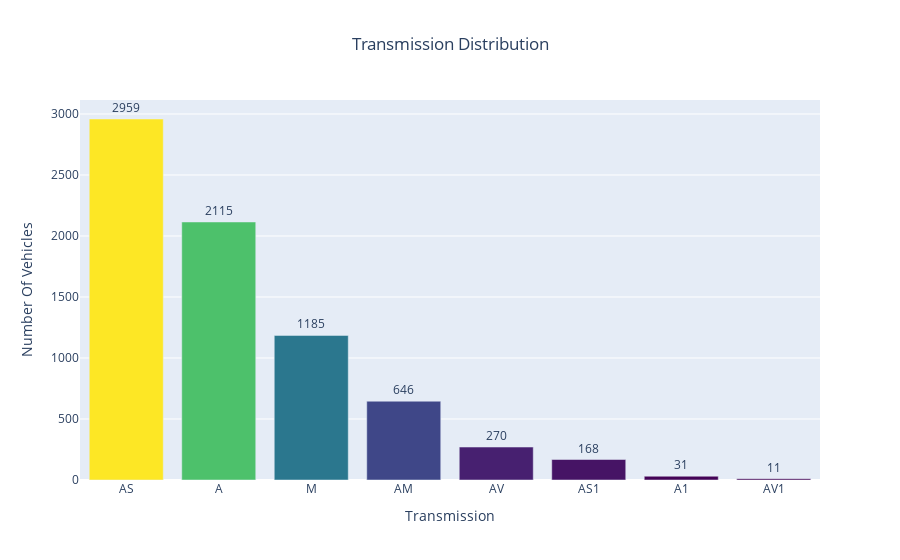

The notebook cell saved with this chart:
### Code cell
df_Transmission=df['Transmission'].value_counts().reset_index().rename(columns={'index':'Transmission','Transmission':'Count'})

fig = go.Figure(go.Bar(
    x=df_Transmission['Transmission'],y=df_Transmission['Count'],
    marker={'color': df_Transmission['Count'], 
    'colorscale': 'Viridis'},  
    text=df_Transmission['Count'],
    textposition = "outside",
))
fig.update_layout(title_text='Transmission Distribution ',xaxis_title="Transmission ",yaxis_title="Number Of Vehicles ",title_x=0.5)
fig.show()

### Figure 1 — Plotly figure (JSON) as saved in the notebook; plotly's stock layout.template omitted (floating-point values rounded to 4 significant figures)
{"data": [{"marker": {"color": [2959, 2115, 1185, 646, 270, 168, 31, 11], "colorscale": [[0, "#440154"], [0.1111, "#482878"], [0.2222, "#3e4989"], [0.3333, "#31688e"], [0.4444, "#26828e"], [0.5556, "#1f9e89"], [0.6667, "#35b779"], [0.7778, "#6ece58"], [0.8889, "#b5de2b"], [1, "#fde725"]]}, "text": [2959, 2115, 1185, 646, 270, 168, 31, 11], "textposition": "outside", "type": "bar", "x": ["AS", "A", "M", "AM", "AV", "AS1", "A1", "AV1"], "y": [2959, 2115, 1185, 646, 270, 168, 31, 11]}], "layout": {"title": {"text": "Transmission Distribution ", "x": 0.5}, "xaxis": {"title": {"text": "Transmission "}}, "yaxis": {"title": {"text": "Number Of Vehicles "}}}}
